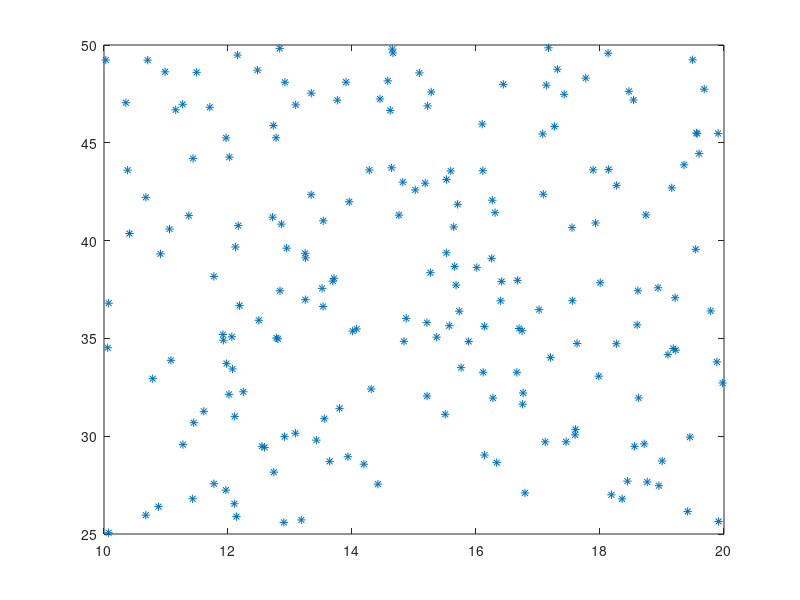

MATLAB code for this plot: (Note: this script raises an error after producing the figure.)
clear;
close all ;
clc;
rng();
xmin = 10;
xmax = 20;
n = 200;
x = [xmin+rand(1,n)*(xmax-xmin)];
x = x';
ymin = 25;
ymax = 50;
y = [ymin+rand(1,n)*(ymax-ymin)];
y = y';
dataset = [x y];
plot(dataset(:,1),dataset(:,2),'*');
size = size(dataset);
for i=1:(size)
    if mod(i,2) == 0
        ind(i,1) = 1 ;
    else
        ind(i,1)= 2;
    end
end
trainingset = [x y];
K = 3;
Mdl = fitcknn(trainingset,ind,'NumNeighbors',K);
Spotx = [ 15 16 17 18 19 20 21 32];
Spoty = [ 26 27 28 29 30 41 42 40];
Spot = [Spotx' Spoty'];
[label,score,cost] = predict(Mdl,Spot);
trainingDataSet = [x y ind];
for i = 1:n
   if(trainingDataSet(i,3) == 1)
        hold on
        plot(trainingDataSet(i,1),trainingDataSet(i,2),'R*');
   elseif(trainingDataSet(i,3) == 2)
        hold on
        plot(trainingDataSet(i,1),trainingDataSet(i,2),'B*');
   end
end
hold on;
plot(Spot(:,1),Spot(:,2),'K*');
Spot  = [Spotx' Spoty' label];
for i = 1:n
   if(Spot(i,3) == 1)
        hold on
        plot(Spot(i,1),Spot(i,2),'G*');
   elseif(Spot(i,3) == 2)
        hold on
        plot(Spot(i,1),Spot(i,2),'C*');
   end
end